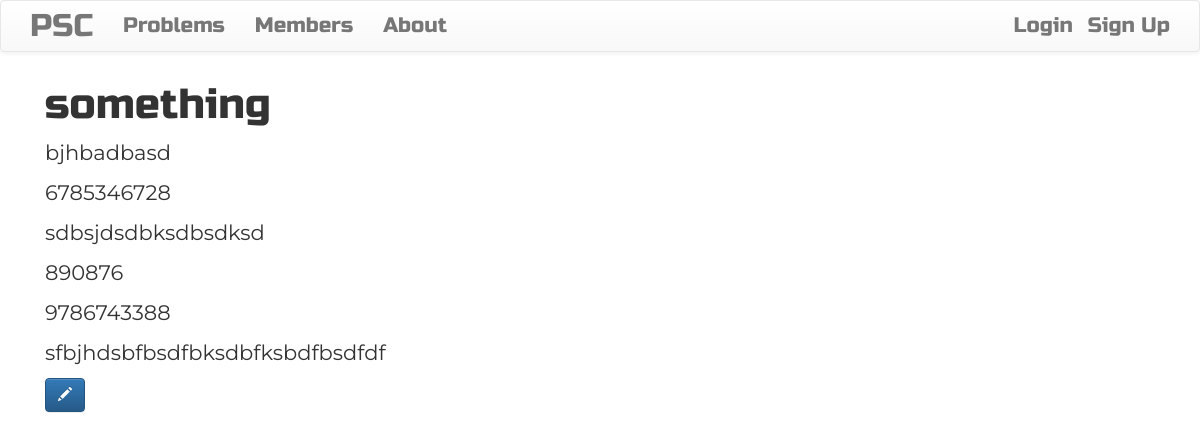
/accounts/problem_provider/1, run on the app's committed database.
### accounts/models.py (models this page shows, shortened)
class ProblemProvider(models.Model):
    username = models.OneToOneField(CustomUser, related_name="ProblemProvider", verbose_name= "username", on_delete=models.CASCADE)
    provider_name = models.CharField(max_length=50, verbose_name="Organization name", blank=True)
    provider_brief = models.CharField(max_length=1000, verbose_name="Brief description", blank=True)
    govt_liscence_id = models.CharField(max_length=50, verbose_name="Liscence number", blank=True)
    address = models.CharField(max_length=500, verbose_name="Address ", blank=True)
    pin_code = models.CharField(max_length=6, verbose_name="Pin Code ", blank=True)
    ph_no = models.CharField(max_length=10, verbose_name="Phone Number ", blank=True)
    personal_description = models.TextField( blank= True)
    class Meta:
        verbose_name =  "ProblemProvider"
        verbose_name_plural = "ProblemProviders"

### accounts/views.py (the view)
# urls.py: path("problem_provider/<int:pk>", views.ProblemProviderDetailView.as_view(), name="problem_provider_account"),
class ProblemProviderDetailView(DetailView, LoginRequiredMixin):
    model = ProblemProvider
    template_name = "accounts/problem_provider_detail.html"
    login_url = 'login/'
    redirect_field_name = 'index.html'

### accounts/templates/accounts/problem_provider_detail.html
{% extends 'base.html' %}
{% load static %}
{% block content %}
    <div class="user-details container">
        {% if problemprovider.provider_name %}
        <h2 class="username"> {{problemprovider.provider_name}} </h2>
        {% if problemprovider.provider_brief %}
        <p>  {{ problemprovider.provider_brief|safe|linebreaksbr }} </p>
        {% endif %}
        <p> {{ problemprovider.govt_liscence_id }} </p>
        <p> {{ problemprovider.address|safe|linebreaksbr }} </p>
        <p> {{ problemprovider.pin_code }} </p>
        <p> {{ problemprovider.ph_no }} </p>
        <p> {{ problemprovider.personal_description|safe|linebreaksbr }} </p>
        {% else %}
        <p> No Information Provided </p>
        {% endif %}
        <a class = 'btn btn-primary' href="{% url 'accounts:problem_provider_edit' pk=user.ProblemProvider.pk %}">
            <span class="glyphicon glyphicon-pencil"> </span>
        </a>
    </div>
{% endblock content %}

### accounts/static/css/details.css (style rules this page uses)
.user-details { font-family: 'Montserrat'; font-size: 1.5em; }
.username { font-family: 'Russo One',sans-serif; font-size: 2em; }

### data on the page
ProblemProvider: provider_name "something", provider_brief "bjhbadbasd", govt_liscence_id "6785346728", address "sdbsjdsdbksdbsdksd", pin_code "890876", ph_no "9786743388", personal_description "sfbjhdsbfbsdfbksdbfksbdfbsdfdf"
